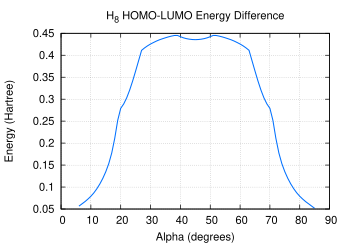

Write gnuplot code to recreate this figure.
set term postscript enhanced eps color "Palatino" 16
set size 0.7, 0.7
set encoding iso

# Set line styles
set style line  1 lt 1 lw 3 lc rgb "#0070FF" pt 6    # blue
set style line  2 lt 1 lw 3 lc rgb "#E52B50" pt 6    # red
set style line  3 lt 1 lw 3 lc rgb "#009A63" pt 6    # green
set style line  4 lt 1 lw 3 lc rgb "#702963" pt 6    # purple
set style line  5 lt 1 lw 3 lc rgb "#F28500" pt 6    # orange
set style line  6 lt 1 lw 3 lc rgb "#00BFFF" pt 6    # deep sky blue
set style line  7 lt 1 lw 3 lc rgb "#FF91A4" pt 6    # pink
set style line  8 lt 1 lw 3 lc rgb "#50C878" pt 6    # light green
set style line  9 lt 1 lw 3 lc rgb "#C9A0DC" pt 6    # lavender
set style line 10 lt 1 lw 3 lc rgb "#000000" pt 6    # black
set style line 11 lt 2 lw 3 lc rgb "#0070FF" pt 6    # blue
set style line 12 lt 2 lw 3 lc rgb "#E52B50" pt 6    # red
set style line 13 lt 2 lw 3 lc rgb "#009A63" pt 6    # green
set style line 14 lt 2 lw 3 lc rgb "#702963" pt 6    # purple
set style line 15 lt 2 lw 3 lc rgb "#F28500" pt 6    # orange
set style line 16 lt 2 lw 3 lc rgb "#00BFFF" pt 6    # deep sky blue
set style line 17 lt 2 lw 3 lc rgb "#FF91A4" pt 6    # pink
set style line 18 lt 2 lw 3 lc rgb "#50C878" pt 6    # light green
set style line 19 lt 2 lw 3 lc rgb "#C9A0DC" pt 6    # lavender
set style line 20 lt 2 lw 3 lc rgb "#000000" pt 6    # black
set style line 100 lt 1 lw 1 lc rgb "#FFFFFF"

set title "H_{8} HOMO-LUMO Energy Difference" 
set xlabel "Alpha (degrees)"
set ylabel "Energy (Hartree)"
set xtics 0, 10.0
#set x2tics ( 45.00 ) format "" scale 0
set grid xtics x2tics ytics
unset key

set output "h8_2rows_HOMOLUMOgap.eps"
set xrange [0:*]
set yrange [*:*]
plot "h8_2rows_MOE" u 1:7 w l ls 1
